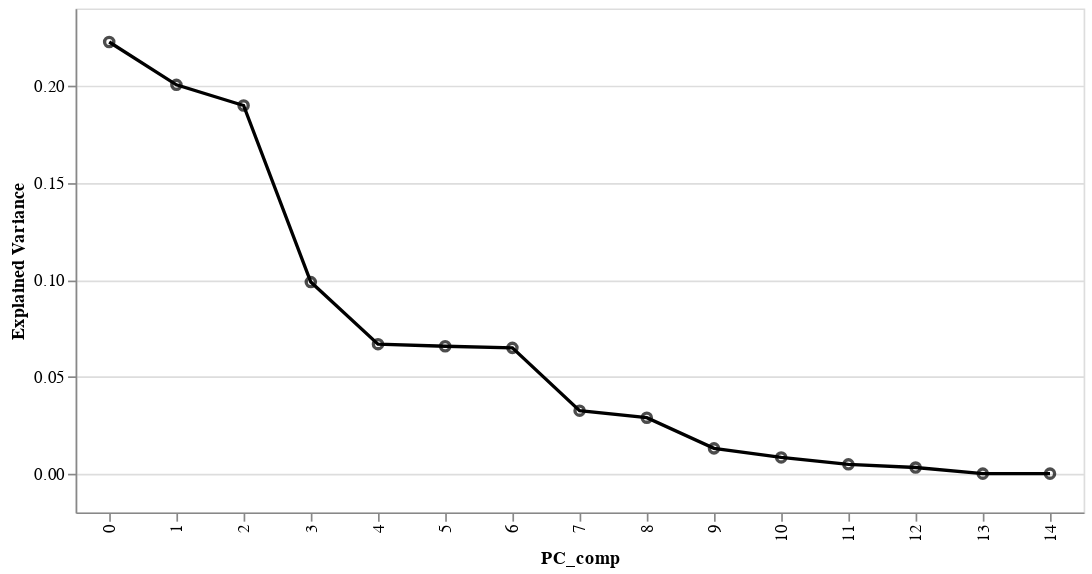

Notebook source saved alongside this figure:
### Markdown cell above
### Scree Plot

### Code cell
scree = alt.Chart(pca_sub_p).encode(
    alt.Y('Explained Variance'),#,title ="Explained Variance"),
    x=('PC_comp:N'),
    color =alt.value('black')
    #color=alt.Color('Explained_Variance:Q')
    #column=alt.Column('Explained_Variance:Q', sort=alt.SortField("sort_val", order="descending")),

).properties(
    width=600
)
scree.mark_line()+scree.mark_point()
# base.mark_line() + base.mark_point()  .mark_line(color="darkgray")

### Figure 1 — Vega-Lite specification as saved in the notebook (floating-point values rounded to 4 significant figures)
{"config": {"view": {"continuousWidth": 400, "continuousHeight": 300}}, "layer": [{"mark": "line", "encoding": {"color": {"value": "black"}, "x": {"field": "PC_comp", "type": "nominal"}, "y": {"field": "Explained Variance", "type": "quantitative"}}, "width": 600}, {"mark": "point", "encoding": {"color": {"value": "black"}, "x": {"field": "PC_comp", "type": "nominal"}, "y": {"field": "Explained Variance", "type": "quantitative"}}, "width": 600}], "data": {"name": "data-6f6dc9120c475ea24da959deba7d8d9d"}, "$schema": "https://vega.github.io/schema/vega-lite/v4.17.0.json", "datasets": {"data-6f6dc9120c475ea24da959deba7d8d9d": [{"Explained Variance": 0.2227, "PC_comp": 0}, {"Explained Variance": 0.2006, "PC_comp": 1}, {"Explained Variance": 0.1899, "PC_comp": 2}, {"Explained Variance": 0.09882, "PC_comp": 3}, {"Explained Variance": 0.06679, "PC_comp": 4}, {"Explained Variance": 0.06569, "PC_comp": 5}, {"Explained Variance": 0.06488, "PC_comp": 6}, {"Explained Variance": 0.03249, "PC_comp": 7}, {"Explained Variance": 0.02886, "PC_comp": 8}, {"Explained Variance": 0.01304, "PC_comp": 9}, {"Explained Variance": 0.00836, "PC_comp": 10}, {"Explained Variance": 0.004798, "PC_comp": 11}, {"Explained Variance": 0.003137, "PC_comp": 12}, {"Explained Variance": 3.336e-18, "PC_comp": 13}, {"Explained Variance": -3.336e-18, "PC_comp": 14}]}}
